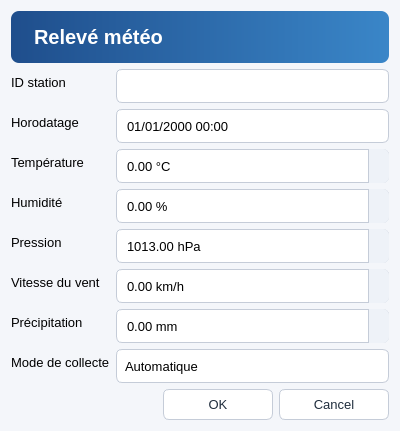
<?xml version="1.0" encoding="UTF-8"?>
<ui version="4.0">
 <class>ReleveDialog</class>
 <widget class="QDialog" name="ReleveDialog">
  <property name="windowTitle"><string>Relevé météo</string></property>
  <property name="minimumSize"><size><width>400</width><height>0</height></size></property>
  <property name="styleSheet">
   <string notr="true">/* Thème clair moderne - appliqué dans main.cpp */
* { font-family: "Segoe UI", "Noto Sans", "Helvetica Neue", sans-serif; font-size: 10pt; }

QMainWindow, QDialog { background: #f4f6fa; }

QLabel#titleLabel {
    background: qlineargradient(x1:0, y1:0, x2:1, y2:0, stop:0 #1f4e8c, stop:1 #3a86c8);
    color: white; font-size: 15pt; font-weight: 600;
    padding: 14px 18px; border-radius: 8px;
}

/* Champs de saisie */
QLineEdit, QDateEdit, QDateTimeEdit, QComboBox, QSpinBox, QDoubleSpinBox {
    background: white; border: 1px solid #c5ccd8; border-radius: 6px;
    padding: 5px 8px; min-height: 22px;
}
QLineEdit:focus, QDateEdit:focus, QDateTimeEdit:focus, QComboBox:focus,
QSpinBox:focus, QDoubleSpinBox:focus { border: 1px solid #2f6fb3; }
QComboBox::drop-down, QDateEdit::drop-down, QDateTimeEdit::drop-down { border: none; width: 22px; }

/* Boutons */
QPushButton {
    background: white; color: #1f2d3d; border: 1px solid #c5ccd8;
    border-radius: 6px; padding: 7px 14px;
}
QPushButton:hover   { background: #eaf1fb; border-color: #2f6fb3; }
QPushButton:pressed { background: #d6e5f7; }

QPushButton#searchButton, QPushButton#addButton, QPushButton[primary="true"] {
    background: #2f6fb3; color: white; border: none; font-weight: 600;
}
QPushButton#searchButton:hover, QPushButton#addButton:hover,
QPushButton[primary="true"]:hover { background: #265b94; }

QPushButton#editButton   { color: #2f6fb3; font-weight: 600; }
QPushButton#deleteButton { background: #d64545; color: white; border: none; font-weight: 600; }
QPushButton#deleteButton:hover { background: #b83636; }
QPushButton#attestButton { background: #2e9b6f; color: white; border: none; font-weight: 600; }
QPushButton#attestButton:hover { background: #247c59; }
QPushButton#anomalyButton { background: #e08a1e; color: white; border: none; font-weight: 600; }
QPushButton#anomalyButton:hover { background: #b96f14; }

/* Tableaux */
QTableView {
    background: white; alternate-background-color: #f1f5fb;
    border: 1px solid #d6dce6; border-radius: 6px; gridline-color: transparent;
    selection-background-color: #cfe2f8; selection-color: #10294a;
}
QHeaderView::section {
    background: #1f4e8c; color: white; padding: 8px; border: none; font-weight: 600;
}
QTableView QTableCornerButton::section { background: #1f4e8c; border: none; }

/* Divers */
QCheckBox { spacing: 6px; }
QDialogButtonBox QPushButton { min-width: 80px; }
QScrollBar:vertical   { background: transparent; width: 10px; }
QScrollBar::handle:vertical   { background: #b8c2d3; border-radius: 5px; min-height: 30px; }
QScrollBar:horizontal { background: transparent; height: 10px; }
QScrollBar::handle:horizontal { background: #b8c2d3; border-radius: 5px; min-width: 30px; }
QScrollBar::add-line, QScrollBar::sub-line { width: 0; height: 0; }
QPlainTextEdit { background: white; border: 1px solid #d6dce6; border-radius: 6px; padding: 6px; }

/* Flèches des listes déroulantes, dates et compteurs */
QComboBox::down-arrow, QDateEdit::down-arrow, QDateTimeEdit::down-arrow,
QAbstractSpinBox::down-arrow { image: url(:/arrow_down.png); width: 12px; height: 8px; }
QAbstractSpinBox::up-arrow   { image: url(:/arrow_up.png);   width: 12px; height: 8px; }
QAbstractSpinBox::up-button, QAbstractSpinBox::down-button {
    subcontrol-origin: border; width: 20px; background: #eef2f8;
    border-left: 1px solid #c5ccd8;
}
QAbstractSpinBox::up-button   { subcontrol-position: top right;    border-top-right-radius: 6px; }
QAbstractSpinBox::down-button { subcontrol-position: bottom right; border-bottom-right-radius: 6px; }
QDateEdit, QDateTimeEdit { min-width: 120px; }
</string>
  </property>
  <layout class="QVBoxLayout" name="dialogLayout">
   <item>
    <widget class="QLabel" name="titleLabel">
     <property name="text"><string>Relevé météo</string></property>
    </widget>
   </item>
   <item>
    <layout class="QFormLayout" name="formLayout">
     <item row="0" column="0"><widget class="QLabel" name="l1"><property name="text"><string>ID station</string></property></widget></item>
     <item row="0" column="1"><widget class="QComboBox" name="station"/></item>
     <item row="1" column="0"><widget class="QLabel" name="l2"><property name="text"><string>Horodatage</string></property></widget></item>
     <item row="1" column="1"><widget class="QDateTimeEdit" name="horo"><property name="displayFormat"><string>dd/MM/yyyy HH:mm</string></property><property name="calendarPopup"><bool>true</bool></property></widget></item>
     <item row="2" column="0"><widget class="QLabel" name="l3"><property name="text"><string>Température</string></property></widget></item>
     <item row="2" column="1"><widget class="QDoubleSpinBox" name="temp"><property name="suffix"><string> °C</string></property><property name="minimum"><double>-60</double></property><property name="maximum"><double>60</double></property></widget></item>
     <item row="3" column="0"><widget class="QLabel" name="l4"><property name="text"><string>Humidité</string></property></widget></item>
     <item row="3" column="1"><widget class="QDoubleSpinBox" name="hum"><property name="suffix"><string> %</string></property><property name="maximum"><double>100</double></property></widget></item>
     <item row="4" column="0"><widget class="QLabel" name="l5"><property name="text"><string>Pression</string></property></widget></item>
     <item row="4" column="1"><widget class="QDoubleSpinBox" name="pres"><property name="suffix"><string> hPa</string></property><property name="minimum"><double>800</double></property><property name="maximum"><double>1100</double></property><property name="value"><double>1013</double></property></widget></item>
     <item row="5" column="0"><widget class="QLabel" name="l6"><property name="text"><string>Vitesse du vent</string></property></widget></item>
     <item row="5" column="1"><widget class="QDoubleSpinBox" name="vent"><property name="suffix"><string> km/h</string></property><property name="maximum"><double>400</double></property></widget></item>
     <item row="6" column="0"><widget class="QLabel" name="l7"><property name="text"><string>Précipitation</string></property></widget></item>
     <item row="6" column="1"><widget class="QDoubleSpinBox" name="precip"><property name="suffix"><string> mm</string></property><property name="maximum"><double>1000</double></property></widget></item>
     <item row="7" column="0"><widget class="QLabel" name="l8"><property name="text"><string>Mode de collecte</string></property></widget></item>
     <item row="7" column="1"><widget class="QComboBox" name="mode"><item><property name="text"><string>Automatique</string></property></item><item><property name="text"><string>Manuel</string></property></item></widget></item>
    </layout>
   </item>
   <item>
    <widget class="QDialogButtonBox" name="buttonBox">
     <property name="standardButtons"><set>QDialogButtonBox::Cancel|QDialogButtonBox::Ok</set></property>
    </widget>
   </item>
  </layout>
 </widget>
 <resources/>
 <connections>
  <connection><sender>buttonBox</sender><signal>accepted()</signal><receiver>ReleveDialog</receiver><slot>accept()</slot></connection>
  <connection><sender>buttonBox</sender><signal>rejected()</signal><receiver>ReleveDialog</receiver><slot>reject()</slot></connection>
 </connections>
</ui>
